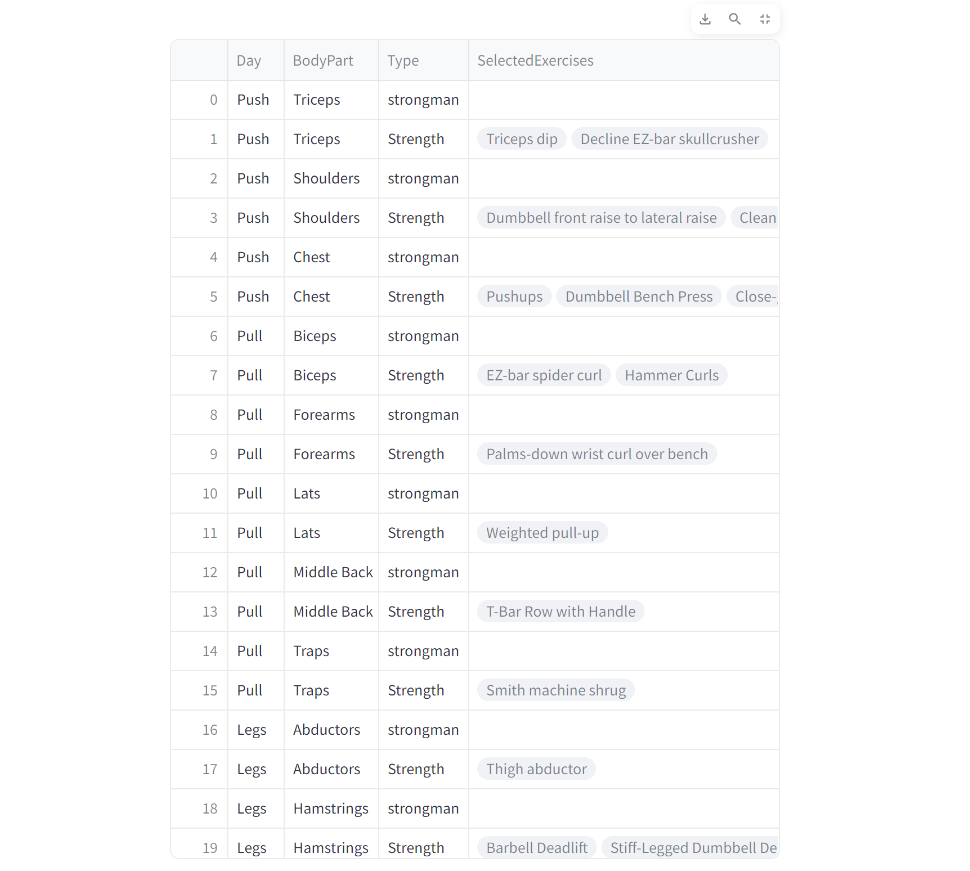

Write Python code to recreate this figure.
# -*- coding: utf-8 -*-
"""WorkoutPlan.ipynb

Automatically generated by Colaboratory.

Original file is located at
    https://colab.research.google.com/drive/1c7ZVpNpyHGhL1j9L76tsZugZYjb6G3QO

#**Importing necessary libraries**
"""

pip install streamlit

import numpy as np # linear algebra
import pandas as pd # data processing, CSV file I/O (e.g. pd.read_csv)
import plotly.express as px
import matplotlib.pyplot as plt
import seaborn as sns

"""#**Importing dataset**

"""

df = pd.read_csv("megaGymDataset.csv")
df.head()

df.info()

df.describe()

df.columns = df.columns.str.replace('Unnamed: 0', 'index')
df['Equipment'] = df['Equipment'].fillna('None')

"""#**Getting input from user**

#Importing model
"""

from transformers import pipeline, AutoTokenizer, AutoModelForQuestionAnswering

model_name = "bert-large-uncased-whole-word-masking-finetuned-squad"  # Example model, choose one that fits your needs
tokenizer = AutoTokenizer.from_pretrained(model_name)
model = AutoModelForQuestionAnswering.from_pretrained(model_name)

"""#Instantiate question answering pipeline"""

qa_pipeline = pipeline("question-answering", model=model, tokenizer=tokenizer)

"""#Getting answers

"""

import streamlit as st

from transformers import pipeline

# Load the text classification pipeline with a pre-trained model
classifier = pipeline("zero-shot-classification")

# Define the fitness goals
fitness_goals = ["strength", "lean", "cut", "athletic"]
days_available=[2,3,4,5]
level_keywords = ["Beginner", "Intermediate", "Expert"]


# Page title
st.title('Your workout plan guide')

questions = [
    "What is your level at working out : Beginner or Advanced or Expert?",
    "How many days per week can you go to the gym?",
    "What is your goal : Cut or Bulk or Lean or Strength or Athletic ?",
]

# User input
context = st.text_input("Hello, what are you looking for?")

information={}
for question in questions:
    # Get answer from the context using the question answering pipeline
    answer = qa_pipeline(question=question, context=context)
    if iteration==2:
      result=classifier(answer["answer"], fitness_goals)
      max_score = float('-inf')
      for goal, score in zip(result["labels"], result["scores"]):
          if score > max_score:
              max_score = score
              answer['score']=score
              answer["answer"]=goal
    elif iteration==1:
      result=classifier(answer["answer"], days_available)
      max_score = float('-inf')
      for goal, score in zip(result["labels"], result["scores"]):
          if score > max_score:
              max_score = score
              answer['score']=score
              answer["answer"]=goal
    elif iteration==0:
      result=classifier(answer["answer"], level_keywords)
      max_score = float('-inf')
      for goal, score in zip(result["labels"], result["scores"]):
          if score > max_score:
              max_score = score
              answer['score']=score
              answer["answer"]=goal
    while(answer['score']<0.5) :
      x=st.text_input("Can you precise "+question)
      answer = qa_pipeline(question=question, context=x)
    information[question] = answer["answer"]
    print(f"Question: {question}")
    print(f"Answer: {answer['answer']} (with confidence score: {answer['score']:.2f})")

st.write('Table calculated based on user input:')


"""#Extracting answers"""

first_answer = list(information.values())[0]

second_answer = list(information.values())[1]

third_answer = list(information.values())[2]


home = st.text_input("Do you prefer to workout at home?")
if (home=="Yes") :
  equip=st.text_input("what equipment do you have?")
  equipments = equip.split(",")
  equipments.append("None")
  st.write(equipments)

programs={}
Push = [{'Triceps' : 2}, {'Shoulders' : 2} , {'Chest' :3} ]
Pull = [{'Biceps' :2}, {'Forearms' :1}, {'Lats' :1}, {'Middle Back':1}, {'Traps':1}]
Legs = [ {'Abductors' :1} , {'Hamstrings' :2}, {'Quadriceps':2}]
Glutes = [{'Adductors':1}, {'Glutes':1}]
Core = [{'Abdominals' :3}, {'Lower Back':2}]

Upper = Push + Pull
Lower = Legs + Glutes

"""#**Choosing program based on available days and goal**"""

if days==2:
    programs.update({'Upper': Upper})
    programs.update({'Legs' : Legs})
elif days == 3:
    programs['Push'] = Push
    programs['Pull'] = Pull
    programs['Legs'] = Legs
elif days==4:
    programs['Push'] = Push
    programs['Pull'] = Pull
    programs['Legs'] = Legs
    programs['Core'] = Core
elif days == 5:
    programs['Chest'] = Push + ['Chest']
    programs['Back'] = Pull + ['Middle Back']
    programs['Shoulder'] = Push + ['Shoulders']
    programs['Legs'] = Legs
    programs['Core'] = Core
print(programs)

Types=[]
if (goal=="Cut") :
  Types=[{'Cardio' : 0.5},{'Strength' : 0.5}]
elif(goal=="Lean") :
  Types=[{'Cardio' : 0.25},{'Strength' : 0.75}]
elif(goal=="Bulk") :
  Types=[{'Powerlifting' : 0.5},{'Strength' : 0.5}]
elif(goal=="Strength") :
  Types=[{'strongman' : 0.5},{'Strength' : 0.5}]
elif(goal=="Athletic") :
  Types=[{'Plyometrics' : 0.5},{'Olympic Weightlifting' : 0.5}]
print(Types)
print(goal)

key1=list(Types[0].keys())[0]
key2=list(Types[1].keys())[0]
coeff1=Types[0][key1]
coeff2=Types[1][key2]

"""#**Affecting program exercises**"""

from IPython.display import display
selected_program = pd.DataFrame(columns=['Day','BodyPart', 'Type', 'SelectedExercises'])
if(home=="No"):
  for day in programs:
      for part in programs[day]:
        filtered_exercises = df[(df['BodyPart'] == next(iter(part))) & (df['Type'] == key1)]
        top_exercises = filtered_exercises.sort_values(by='Rating', ascending=False).head(round(part[next(iter(part))]*coeff1))
        exercise_titles = top_exercises['Title'].tolist()
        count_exos=len(top_exercises)
        if(count_exos>=0):
          selected_program = pd.concat([selected_program, pd.DataFrame({'Day' : [day] , 'BodyPart': [next(iter(part))], 'Type' : key1 ,'SelectedExercises': [exercise_titles]})], ignore_index=True)

          filtered_exercises_S = df[(df['BodyPart'] == next(iter(part))) & (df['Type'] == key2) & (df['Level'] == level)]
          top_exercises_S = filtered_exercises_S.sort_values(by='Rating', ascending=False).head(part[next(iter(part))]-count_exos)
          exercise_titles_S=top_exercises_S['Title'].tolist()
        selected_program = pd.concat([selected_program, pd.DataFrame({'Day' : [day] , 'BodyPart': [next(iter(part))], 'Type' : key2, 'SelectedExercises': [exercise_titles_S]})], ignore_index=True)
else :
  for day in programs:
      for part in programs[day]:
        filtered_exercises = df[(df['BodyPart'] == next(iter(part))) & (df['Type'] == key1) & df['Equipment'].isin(equipments)]
        top_exercises = filtered_exercises.sort_values(by='Rating', ascending=False).head(round(part[next(iter(part))]*coeff1))
        exercise_titles = top_exercises['Title'].tolist()
        count_exos=len(top_exercises)
        if(count_exos>=0):
          selected_program = pd.concat([selected_program, pd.DataFrame({'Day' : [day] , 'BodyPart': [next(iter(part))], 'Type' : key1 ,'SelectedExercises': [exercise_titles]})], ignore_index=True)

          filtered_exercises_S = df[(df['BodyPart'] == next(iter(part))) & (df['Type'] == key2) & (df['Level'] == level)]
          top_exercises_S = filtered_exercises_S.sort_values(by='Rating', ascending=False).head(part[next(iter(part))]-count_exos)
          exercise_titles_S=top_exercises_S['Title'].tolist()
        selected_program = pd.concat([selected_program, pd.DataFrame({'Day' : [day] , 'BodyPart': [next(iter(part))], 'Type' : key2, 'SelectedExercises': [exercise_titles_S]})], ignore_index=True)
st.write(selected_program)
